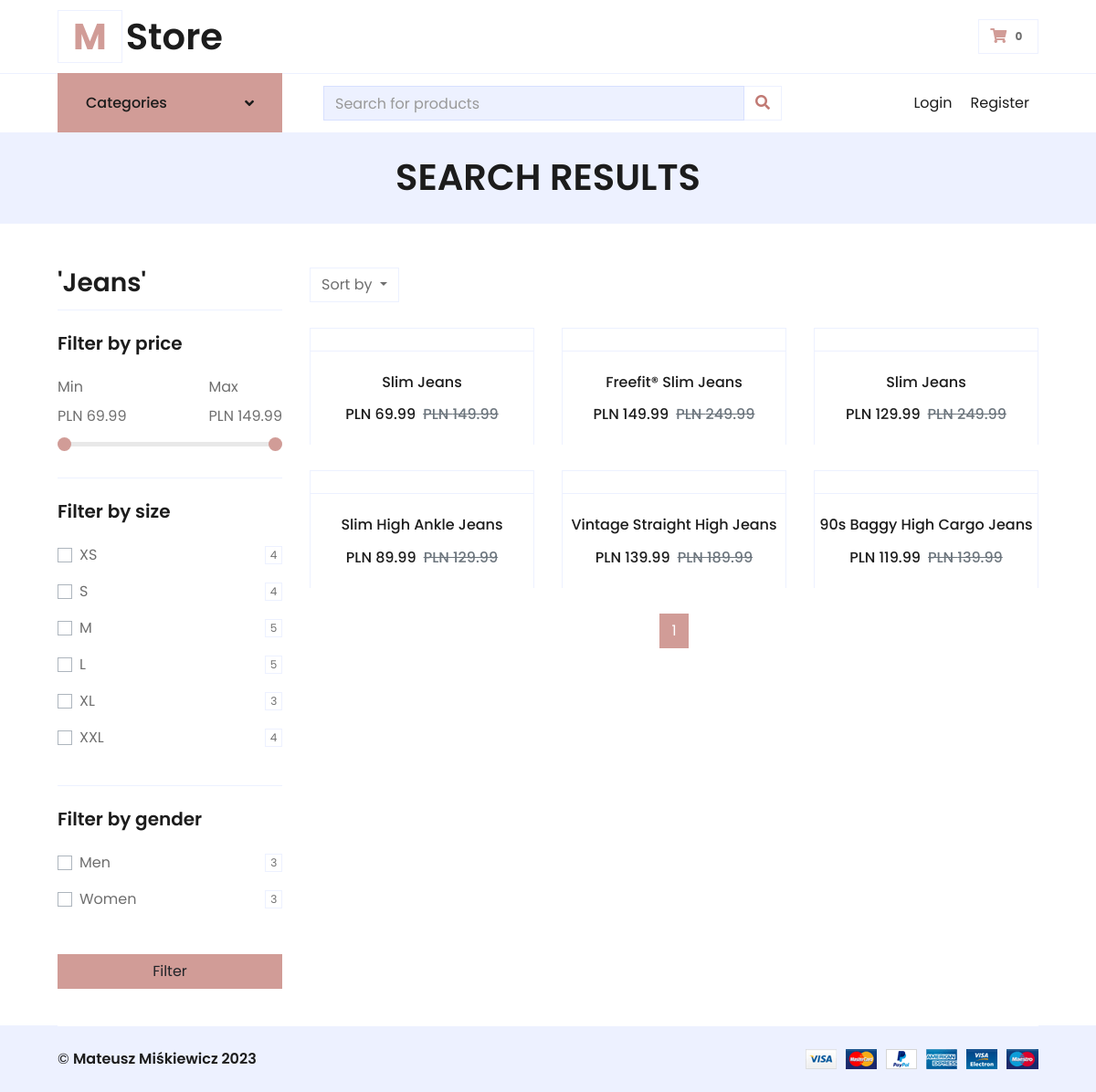
The app's page /search?q=Jeans with its own data.
### models.py (models this page shows)
class Product(db.Model):
    __tablename__ = "products"
    id = db.Column(db.Integer, primary_key=True)
    sex = db.Column(db.String(6), nullable=False)
    category = db.Column(db.String(25), nullable=False)
    name = db.Column(db.String(250), nullable=False)
    original_price = db.Column(db.Float, nullable=False)
    current_price = db.Column(db.Float, nullable=False)
    description = db.Column(db.String(1000), nullable=False)
    additional_description = db.Column(db.String(1000), nullable=False)
    available_sizes = db.Column(db.String(250), nullable=False)
    img_url = db.Column(db.String(250), nullable=False)
    img_url2 = db.Column(db.String(250), nullable=True)
    img_url3 = db.Column(db.String(250), nullable=True)
    date = db.Column(db.DateTime, nullable=False)
    order_details = relationship("Order_Details", back_populates="product")
    review = relationship("Review", back_populates="product")

### routes.py (the view, shortened to what this page needs)
@app.route('/search', methods=["GET", "POST"])
def search():
    sizes_list = []
    gender_list = []
    all_genders = ["Men", "Women"]
    page = request.args.get('page', 1, type=int)
    all_products = Product.query
    sort_by = None
    search_query = request.args.get("q", None)
    initial_results = all_products.filter(or_(Product.name.like("%" + search_query + "%"),
                                              Product.category.like("%" + search_query + "%"),
                                              Product.sex.like(search_query)))
    if initial_results.count() > 0:
        general_min_price = min(product.current_price for product in initial_results)
        general_max_price = max(product.current_price for product in initial_results)
        min_price = min(product.current_price for product in initial_results)
        max_price = max(product.current_price for product in initial_results)
    else:
        general_min_price = 0
        general_max_price = 0
        min_price = 0
        max_price = 0
    for product in initial_results:
        temp_sizes = product.available_sizes.split("'")[1::2]
        for size in temp_sizes:
            if size not in sizes_list:
                sizes_list.append(size)
    all_sizes = sizes_list
    sizes_list = []
    sizes_quantity = []
    gender_quantity = []
    if request.args.get("min_price") is not None:
        min_price = float(request.args.get("min_price"))
        max_price = float(request.args.get("max_price"))
        sizes_list = request.args.getlist("sizes_list")
        gender_list = request.args.getlist("gender_list")
    if min_price > max_price:
        min_price, max_price = max_price, min_price
    for size in all_sizes:
        sizes_quantity.append(Product.query.filter(and_(or_(Product.name.like("%" + search_query + "%"),
                                                            Product.category.like("%" + search_query + "%"),
                                                            Product.sex.like(search_query)),
                                                        Product.current_price >= min_price,
                                                        Product.current_price <= max_price,
                                                        or_(*[Product.sex.like(gender) for gender in gender_list]),
                                                        Product.available_sizes.like("%" + f"'{size}'" + "%"))).count())
    for gender in all_genders:
        gender_quantity.append(Product.query.filter(and_(or_(Product.name.like("%" + search_query + "%"),
                                                             Product.category.like("%" + search_query + "%"),
                                                             Product.sex.like(search_query)),
                                                         Product.current_price >= min_price,
                                                         Product.current_price <= max_price,
                                                         or_(*[Product.available_sizes.like("%" + size + "%") for size
                                                               in sizes_list]),
                                                         Product.sex.like(gender))).count())
    filtered_products = all_products.filter(or_(Product.name.like("%" + search_query + "%"),
                                                Product.category.like("%" + search_query + "%"),
                                                Product.sex.like(search_query)),
                                            Product.current_price >= min_price,
                                            Product.current_price <= max_price,
                                            or_(*[Product.available_sizes.like("%" + size + "%") for size in
                                                  sizes_list]),
                                            or_(*[Product.sex.like(gender) for gender in gender_list]))
    if request.args.get("sort_by") is not None:
        if request.args.get("sort_by") == "latest":
            sort_by = "latest"
            filtered_products = filtered_products.order_by(Product.date.desc()).paginate(page=page, per_page=6)
        elif request.args.get("sort_by") == "most_expensive":
            sort_by = "most_expensive"
            filtered_products = filtered_products.order_by(Product.current_price.desc()).paginate(page=page, per_page=6)
        elif request.args.get("sort_by") == "least_expensive":
            sort_by = "least_expensive"
            filtered_products = filtered_products.order_by(Product.current_price.asc()).paginate(page=page, per_page=6)
    else:
        filtered_products = filtered_products.paginate(page=page, per_page=6)
    return render_template("search.html", general_min_price=general_min_price, general_max_price=general_max_price,
                           min_price=min_price, max_price=max_price, sizes=all_sizes, sizes_list=sizes_list,
                           gender_list=gender_list,
                           products=filtered_products, all_products=all_products, sizes_quantity=sizes_quantity,
                           gender_quantity=gender_quantity,
                           search_query=search_query, sort_by=sort_by)

### templates/search.html (shortened to what this page needs)
{% include "header.html" %}
<div class="container-fluid bg-secondary">
    <div class="d-flex flex-column align-items-center justify-content-center" style="min-height: 100px">
        <h1 class="font-weight-semi-bold text-uppercase mb-3" style="margin-top:13px;">Search results</h1>
    </div>
</div>
<form method="post" action="{{ url_for('search', q=search_query, sort_by=sort_by) }}">
    <div class="container-fluid pt-5">
        <div class="row px-xl-5">
            <div class="col-lg-3 col-md-12">
                {% if search_query != "" %}
                <div class="border-bottom mb-4 pb-1">
                    <h3 class="font-weight-semi-bold">'{{search_query}}'</h3>
                </div>
                {% endif %}
                <div class="border-bottom mb-4 pb-4">
                    <h5 class="font-weight-semi-bold mb-4">Filter by price</h5>
                    <ul class="items no-bullets">
                        <li>
                            <div class="price-content">
                                <div>
                                    <label>Min</label>
                                    <p id="min-value">PLN {{min_price}}</p>
                                </div>
                                <div>
                                    <label>Max</label>
                                    <p id="max-value">PLN {{max_price}}</p>
                                </div>
                            </div>
                            <div class="range-slider-full">
                                <input type="range" name="min-price" class="price-range min-price" value="{{min_price}}"
                                       min="{{general_min_price}}" max="{{general_max_price}}" step="1">
                                <input type="range" name="max-price" class="price-range max-price" value="{{max_price}}"
                                       min="{{general_min_price}}" max="{{general_max_price}}" step="1">
                            </div>
                        </li>
                    </ul>
                </div>
                <div class="border-bottom mb-4 pb-4">
                    <h5 class="font-weight-semi-bold mb-4">Filter by size</h5>
                    {% set i = namespace(value=0) %}
                    {% for size in sizes %}
                    <div class="custom-control custom-checkbox d-flex align-items-center justify-content-between mb-3">
                        <label class="custom-control-label" for="size-{{size}}">{{size}}</label>
                        <span class="badge border font-weight-normal">{{sizes_quantity[i.value]}}</span>
                    </div>
                    {% set i.value = i.value + 1 %}
                    {% endfor %}
                </div>
                {% set all_genders = ["Men", "Women"] %}
                <div class="mb-5">
                    <h5 class="font-weight-semi-bold mb-4">Filter by gender</h5>
                    {% set i = namespace(value=0) %}
                    {% for gender in all_genders %}
                    <div class="custom-control custom-checkbox d-flex align-items-center justify-content-between mb-3">
                        <label class="custom-control-label" for="gender-{{gender}}">{{gender}}</label>
                        <span class="badge border font-weight-normal">{{gender_quantity[i.value]}}</span>
                    </div>
                    {% set i.value = i.value + 1 %}
                    {% endfor %}
                </div>
</form>
<center>
    <button class="btn btn-primary" style="width:100%; margin-bottom:40px;">Filter</button>
</center>
<div class="col-lg-9 col-md-12">
    <div class="row pb-3">
        <div class="col-12 pb-1">
            <div class="d-flex align-items-center justify-content-between mb-4">
                <div class="dropdown ml-0">
                    <button class="btn border dropdown-toggle" type="button" id="triggerId" data-toggle="dropdown"
                            aria-haspopup="true"
                            aria-expanded="false">
                        Sort by
                    </button>
                </div>
            </div>
        </div>
        {% if products.total == 0 %}
        <div class="col-12 pb-1">
            <div class="justify-content-center mb-1">
                <p class="text-center">There are no results matching your search criteria.</p>
            </div>
        </div>
        {% else %}
        {% for product in products.items %}
        <div class="col-lg-4 col-md-6 col-sm-12 pb-1">
            <a href="{{ url_for('view_product', product_id=product.id) }}" style="text-decoration:none">
                <div class="card product-item border-0 mb-4">
                    <div class="card-header product-img position-relative overflow-hidden bg-transparent border p-0">
                    </div>
                    <div class="card-body border-left border-right text-center p-0 pt-4 pb-3">
                        <h6 class="text-truncate mb-3">{{ product.name }}</h6>
                        <div class="d-flex justify-content-center">
                            <h6>PLN {{ product.current_price }}</h6>
                            <h6 class="text-muted ml-2">
                                <del>PLN {{product.original_price }}</del>
                            </h6>
                        </div>
                    </div>
                </div>
            </a>
        </div>
        {% endfor %}
        {% endif %}
        <div class="col-12 pb-1">
            <nav aria-label="Page navigation">
                <ul class="pagination justify-content-center mb-3">
                    {% for page_num in products.iter_pages(left_edge=1, right_edge=1, left_current=1, right_current=2)
                    %}
                    {% if page_num %}
                    {% if products.page == page_num %}
                    <li class="page-item active"><a class="page-link"
                                                    href="{{ url_for('search', q=search_query, page=page_num, min_price=min_price, max_price=max_price, sizes_list=sizes_list, gender_list=gender_list, sort_by=sort_by) }}">{{page_num}}</a>
                    </li>
                    {% else %}
                    <li class="page-item"><a class="page-link"
                                             href="{{ url_for('search', q=search_query, page=page_num, min_price=min_price, max_price=max_price, sizes_list=sizes_list, gender_list=gender_list, sort_by=sort_by) }}">{{page_num}}</a>
                    </li>
                    {% endif %}
                    {% else %}
                    <p style="margin-top:18px; padding:0 5px 0 5px;">...</p>
                    {% endif %}
                    {% endfor %}
                </ul>
            </nav>
        </div>
    </div>
</div>
{% include "footer.html" %}

### records on screen
Product: current_price "69.99", min-price "69.99", name "Slim Jeans", original_price "149.99"
Product: current_price "149.99", max-price "149.99", name "Freefit® Slim Jeans", original_price "249.99"
Product: name "Slim Jeans", current_price "129.99", original_price "249.99"
Product: name "Slim High Ankle Jeans", current_price "89.99", original_price "129.99"
Product: name "Vintage Straight High Jeans", current_price "139.99", original_price "189.99"
Product: name "90s Baggy High Cargo Jeans", current_price "119.99", original_price "139.99"

### other values on screen
{{ search_query }} "Jeans"
{{ size }} "XS" "S" "M" "L" "XL" "XXL"
{{ sizes_quantity[i.value] }} "4" "4" "5" "5" "3" "4"
{{ gender }} "Men" "Women"
{{ gender_quantity[i.value] }} "3" "3"
{{ page_num }} "1"
